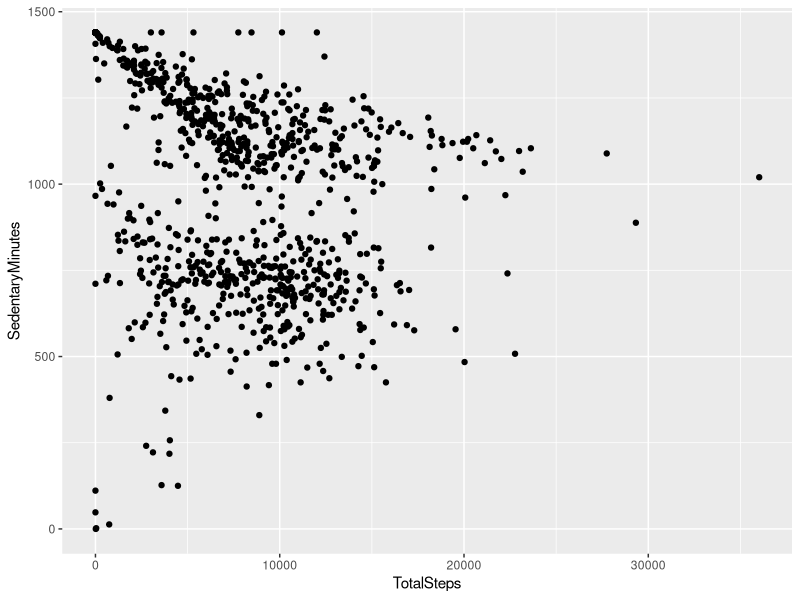
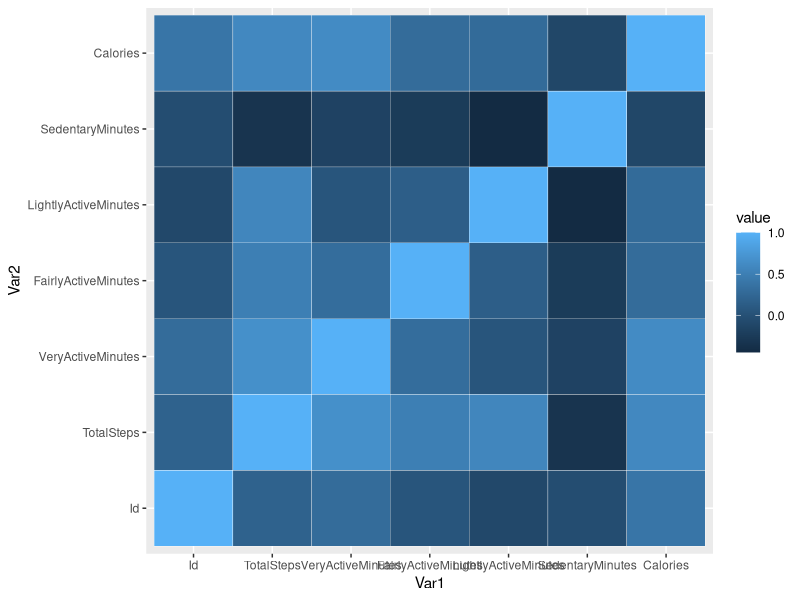
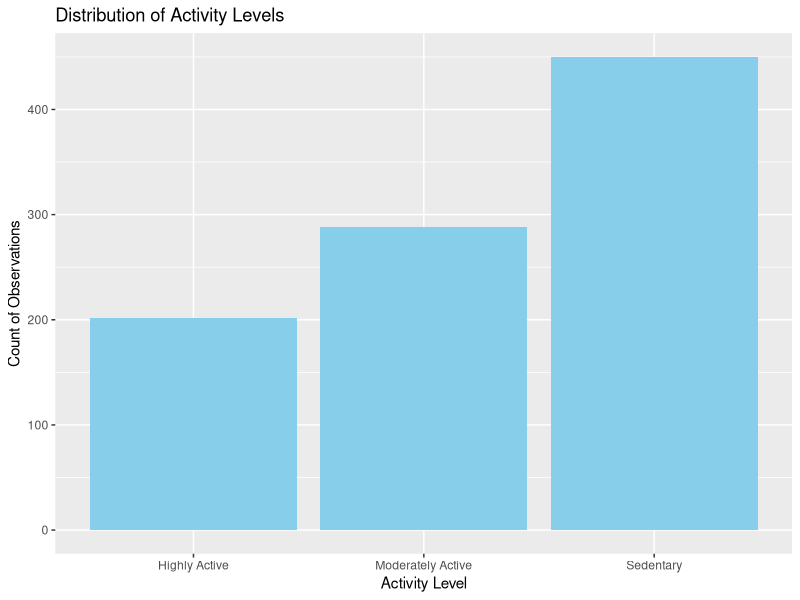
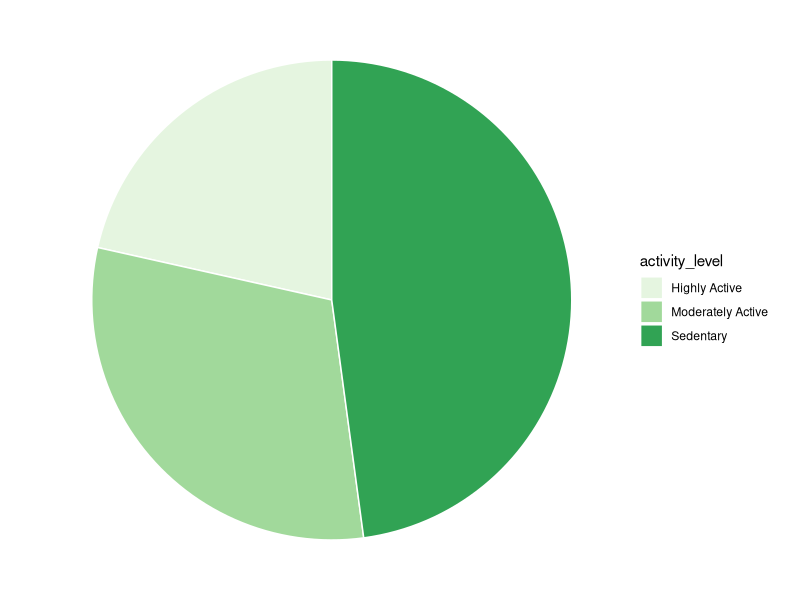
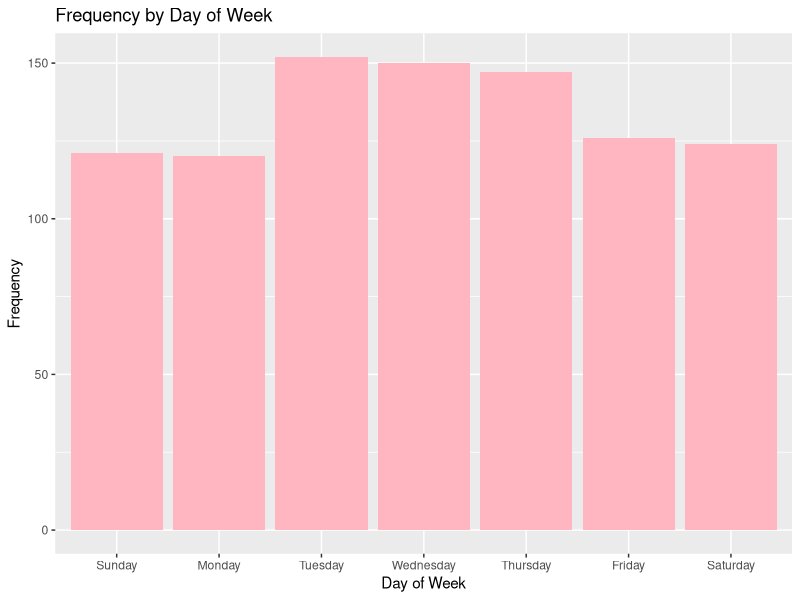

The R source for these figures, in order:
## ---- chunk 1
knitr::opts_chunk$set(echo = TRUE)
require("knitr")
## ---- chunk 2
library(tidyverse)
library(dplyr)
library(tidyr)
library(ggplot2)
library(reshape2)

# Import data
setwd("C:\\Coco\\TTU\\Google Data Analytics Certification\\Bellabeat\\Fitabit_data_AM\\")

# Dataset I will be using for this analysis
activity <- read.csv("dailyActivity_merged.csv")
## ---- chunk 3
# Check for null values
sum(is.na(activity))
## ---- chunk 4
# Check the data types
str(activity)
## ---- chunk 5
# Transform the ActivityDate column into Date type
activity$ActivityDate <- as.Date(activity$ActivityDate, format="%m/%d/%Y")
## ---- chunk 6
# Preview the datasets
head(activity)
colnames(activity)
## ---- chunk 7
# Unique participants in each dataset
n_distinct(activity$Id)
## ---- chunk 8
# Check number of observations in each dataset
nrow(activity)
## ---- chunk 9
# Summary statistics
activity %>%
select(Calories,
       TotalSteps,
TotalDistance,
SedentaryMinutes) %>%
summary()
## ---- chunk 10
# Summary statistics
activity %>%
select(VeryActiveMinutes,
FairlyActiveMinutes,
LightlyActiveMinutes) %>%
summary()
## ---- chunk 11
# Relationship between steps and sedentary minutes
ggplot(data=activity, aes(x=TotalSteps, y=SedentaryMinutes)) + geom_point()
## ---- chunk 12
# Focus on total steps, minutes and calories burnt
activity_num <- activity[c("Id", "ActivityDate", "TotalSteps", "VeryActiveMinutes", "FairlyActiveMinutes", "LightlyActiveMinutes", "SedentaryMinutes", "Calories")]

# Create a correlation matrix of the numerical data
corr <- round(cor(activity_num[sapply(activity_num, is.numeric)]), 2)
head(corr)

# Melt the correlation matrix
melt_corr <- melt(corr)
## ---- chunk 13
# Visualize correlation matrix on a heatmap
ggplot(data = melt_corr, aes(x=Var1, y=Var2, fill=value)) + geom_tile(color = "white")
## ---- chunk 14
# Find the average of very active minutes and calories
mean_very_active_minutes <- mean(activity$VeryActiveMinutes)
mean_calories <- mean(activity$Calories)
## ---- chunk 15
# Segment users based on selected metrics relative to mean
activity$activity_level <- 
  ifelse(
      activity$VeryActiveMinutes >= mean_very_active_minutes &
      activity$Calories >= mean_calories, 
      "Highly Active",
  ifelse(
      activity$VeryActiveMinutes >= mean_very_active_minutes |
      activity$Calories >= mean_calories, 
      "Moderately Active",
      "Sedentary"))

table(activity$activity_level)
## ---- chunk 16
# Create a bar plot to visualize each user segment distribution
ggplot(activity, aes(x = activity_level)) +
  geom_bar(fill = "skyblue") +
  labs(title = "Distribution of Activity Levels", x = "Activity Level", y = "Count of Observations")
## ---- chunk 17
# Pie chart of the user segment distribution
ggplot(activity, aes(x="", fill=activity_level))+
  geom_bar(width = 1, color = "white")+
  coord_polar("y") + theme_void()+         scale_fill_brewer(palette = "Set4")
## ---- chunk 18
Sys.setlocale("LC_TIME", "C")

# Get day of week from the ActivityDate
activity$day_of_week <- weekdays(as.Date(activity$ActivityDate))

activity$day_of_week <- factor(activity$day_of_week,
  levels = c("Sunday", "Monday", 
  "Tuesday", "Wednesday", "Thursday", "Friday", "Saturday"))
## ---- chunk 19
# Create a bar plot to visualize frequency by day of week
ggplot(activity, aes(x = day_of_week)) +
  geom_bar(fill = "lightpink") +
  labs(title = "Frequency by Day of Week", x = "Day of Week", y = "Frequency")
